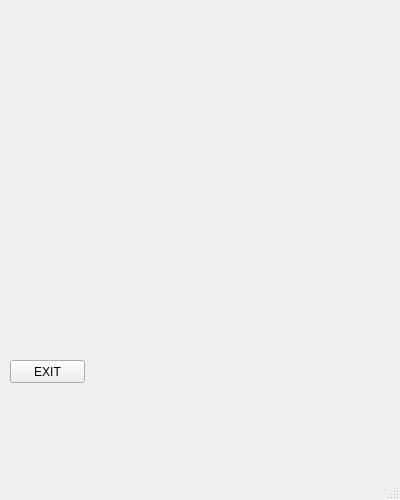
<?xml version="1.0" encoding="UTF-8"?>
<ui version="4.0">
 <class>ko</class>
 <widget class="QMainWindow" name="ko">
  <property name="geometry">
   <rect>
    <x>0</x>
    <y>0</y>
    <width>400</width>
    <height>500</height>
   </rect>
  </property>
  <property name="windowTitle">
   <string>MainWindow</string>
  </property>
  <widget class="QWidget" name="centralwidget">
   <widget class="QLabel" name="label">
    <property name="geometry">
     <rect>
      <x>-70</x>
      <y>-140</y>
      <width>751</width>
      <height>741</height>
     </rect>
    </property>
    <property name="text">
     <string/>
    </property>
    <property name="pixmap">
     <pixmap resource="bg.qrc">:/new/prefix1/z.png</pixmap>
    </property>
   </widget>
   <widget class="QPushButton" name="pushButton_2">
    <property name="geometry">
     <rect>
      <x>10</x>
      <y>360</y>
      <width>75</width>
      <height>23</height>
     </rect>
    </property>
    <property name="text">
     <string>EXIT</string>
    </property>
   </widget>
  </widget>
  <widget class="QMenuBar" name="menubar">
   <property name="geometry">
    <rect>
     <x>0</x>
     <y>0</y>
     <width>400</width>
     <height>21</height>
    </rect>
   </property>
  </widget>
  <widget class="QStatusBar" name="statusbar"/>
 </widget>
 <resources>
  <include location="bg.qrc"/>
 </resources>
 <connections/>
</ui>
